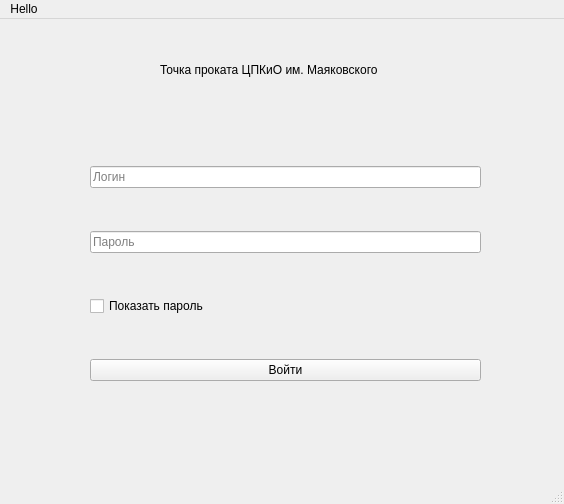
<?xml version="1.0" encoding="UTF-8"?>
<ui version="4.0">
 <class>MainWindow</class>
 <widget class="QMainWindow" name="MainWindow">
  <property name="geometry">
   <rect>
    <x>0</x>
    <y>0</y>
    <width>564</width>
    <height>504</height>
   </rect>
  </property>
  <property name="windowTitle">
   <string>MainWindow</string>
  </property>
  <widget class="QWidget" name="centralwidget">
   <widget class="QWidget" name="verticalLayoutWidget">
    <property name="geometry">
     <rect>
      <x>90</x>
      <y>110</y>
      <width>391</width>
      <height>291</height>
     </rect>
    </property>
    <layout class="QVBoxLayout" name="verticalLayout">
     <item>
      <widget class="QLineEdit" name="login_edit">
       <property name="placeholderText">
        <string>Логин</string>
       </property>
      </widget>
     </item>
     <item>
      <widget class="QLineEdit" name="pass_edit">
       <property name="echoMode">
        <enum>QLineEdit::Password</enum>
       </property>
       <property name="placeholderText">
        <string>Пароль</string>
       </property>
      </widget>
     </item>
     <item>
      <widget class="QCheckBox" name="check_show_pass">
       <property name="text">
        <string>Показать пароль</string>
       </property>
      </widget>
     </item>
     <item>
      <widget class="QPushButton" name="auth_btn">
       <property name="text">
        <string>Войти</string>
       </property>
      </widget>
     </item>
    </layout>
   </widget>
   <widget class="QLabel" name="label">
    <property name="geometry">
     <rect>
      <x>160</x>
      <y>30</y>
      <width>241</width>
      <height>41</height>
     </rect>
    </property>
    <property name="text">
     <string>Точка проката ЦПКиО им. Маяковского</string>
    </property>
   </widget>
  </widget>
  <widget class="QMenuBar" name="menubar">
   <property name="geometry">
    <rect>
     <x>0</x>
     <y>0</y>
     <width>564</width>
     <height>22</height>
    </rect>
   </property>
   <widget class="QMenu" name="menuHello">
    <property name="title">
     <string>Hello</string>
    </property>
   </widget>
   <addaction name="menuHello"/>
  </widget>
  <widget class="QStatusBar" name="statusbar"/>
 </widget>
 <resources/>
 <connections/>
</ui>
